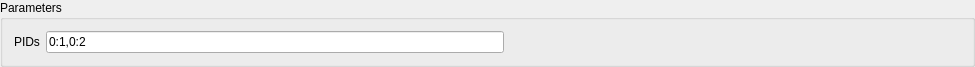
<?xml version="1.0" encoding="UTF-8"?>
<ui version="4.0">
 <class>LoftWidget</class>
 <widget class="QWidget" name="LoftWidget">
  <property name="geometry">
   <rect>
    <x>0</x>
    <y>0</y>
    <width>975</width>
    <height>54</height>
   </rect>
  </property>
  <property name="windowTitle">
   <string>LoftWidget</string>
  </property>
  <layout class="QVBoxLayout" name="verticalLayout">
   <property name="spacing">
    <number>0</number>
   </property>
   <property name="leftMargin">
    <number>0</number>
   </property>
   <property name="topMargin">
    <number>0</number>
   </property>
   <property name="rightMargin">
    <number>0</number>
   </property>
   <property name="bottomMargin">
    <number>0</number>
   </property>
   <item>
    <widget class="QGroupBox" name="groupBox">
     <property name="title">
      <string>Parameters</string>
     </property>
     <layout class="QVBoxLayout" name="verticalLayout_2">
      <item>
       <layout class="QHBoxLayout" name="horizontalLayout">
        <item>
         <widget class="QLabel" name="label_2">
          <property name="text">
           <string>PIDs</string>
          </property>
         </widget>
        </item>
        <item>
         <widget class="QLineEdit" name="lineEdit_PIDs">
          <property name="text">
           <string>0:1,0:2</string>
          </property>
         </widget>
        </item>
        <item>
         <spacer name="horizontalSpacer">
          <property name="orientation">
           <enum>Qt::Horizontal</enum>
          </property>
          <property name="sizeHint" stdset="0">
           <size>
            <width>37</width>
            <height>17</height>
           </size>
          </property>
         </spacer>
        </item>
       </layout>
      </item>
     </layout>
    </widget>
   </item>
  </layout>
 </widget>
 <layoutdefault spacing="6" margin="11"/>
 <resources/>
 <connections/>
</ui>
